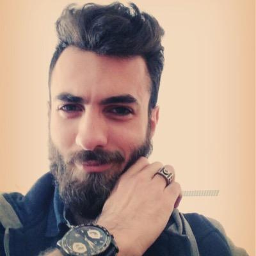
#> input picture input.png, 256 x 256 px, found by its file name
$ python bit_slice.py   (older library calls are emulated)
#> lines starting #> are read from the running program, lines starting #| are printed output that depends on the picture; after the words box and inside, x2 and y2 are one past the last pixel; in counts of white or black regions, pixels touching at a corner belong together
from PIL import Image
import numpy as np
from scipy import misc


def arr2txt(arr, filename):
    with open(filename, 'w') as txt:
        for i in arr:
            for j in i:
                txt.write(str(j) + " ")
            else:
                txt.write("\n")


def rgb2gray(rgb_arr):
    return np.array(np.dot(rgb_arr[..., :3], [0.299, 0.587, 0.114]), dtype=np.uint8)


def main():
    with Image.open("input.png") as img:
#> img is the input picture: PIL image 256x256 RGB; mean R, G, B 178.6, 153.6, 139.9
        arr = np.array(img.getdata(), np.uint8, copy=True).reshape(
            img.size[1], img.size[0], 3)
        gray_arr = rgb2gray(arr)
#> in rgb2gray, `return np.array(np.dot(rgb_arr[..., :3], [0.299, 0.587, 0.114]), dtype..`:
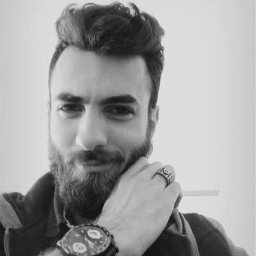
#> returned value: shape (256, 256); min 14, max 229, mean 158.9

        gray_bit_arr = np.unpackbits(gray_arr, axis=1).reshape(
            img.size[1], img.size[0], 8)

        # zeros = np.zeros((256, 256) , dtype=np.uint8)
        # msb = np.stack(
        #     (gray_bit_arr[:, :, 0], zeros, zeros, zeros, zeros, zeros, zeros, zeros), axis=-1)

        with Image.open("secret.png").convert('L') as secret_img:
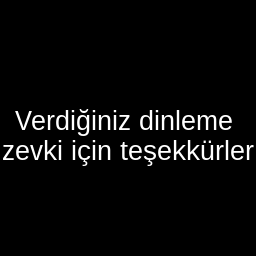
#> input picture bit_slice/secret.png, 256 x 256 px
            secret_img_arr = np.array(secret_img.getdata(), dtype=np.uint8).reshape(
                (secret_img.size[0], secret_img.size[1]))

            monochrome = secret_img_arr < 127
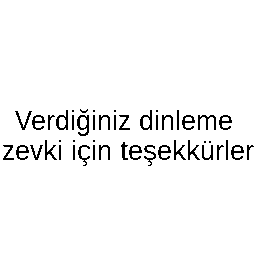
#> monochrome: shape (256, 256) bool; 96% white; black in thin lines or dots, all inside (x1, y1, x2, y2) = (3, 109, 254, 166)
            monochrome = monochrome.astype(np.int)
            gray_bit_arr[:, :, 7] = monochrome

            gray_bit_arr = gray_bit_arr.reshape((secret_img.size[0], secret_img.size[0] * 8))
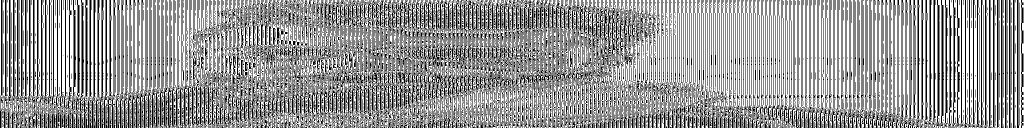
#> gray_bit_arr: shape (256, 2048) (shown at 1/2 size); values 0 (black) and 1 (white), 59.7% white; black in thin lines or dots
            gray_bit_arr = np.packbits(gray_bit_arr, axis=1)
#> gray_bit_arr: shape (256, 256)
            misc.imsave("output.png", gray_bit_arr)


if __name__ == '__main__':
    try:
        main()
    except KeyboardInterrupt:
        print("\n[!] Bye... bye.. ")
